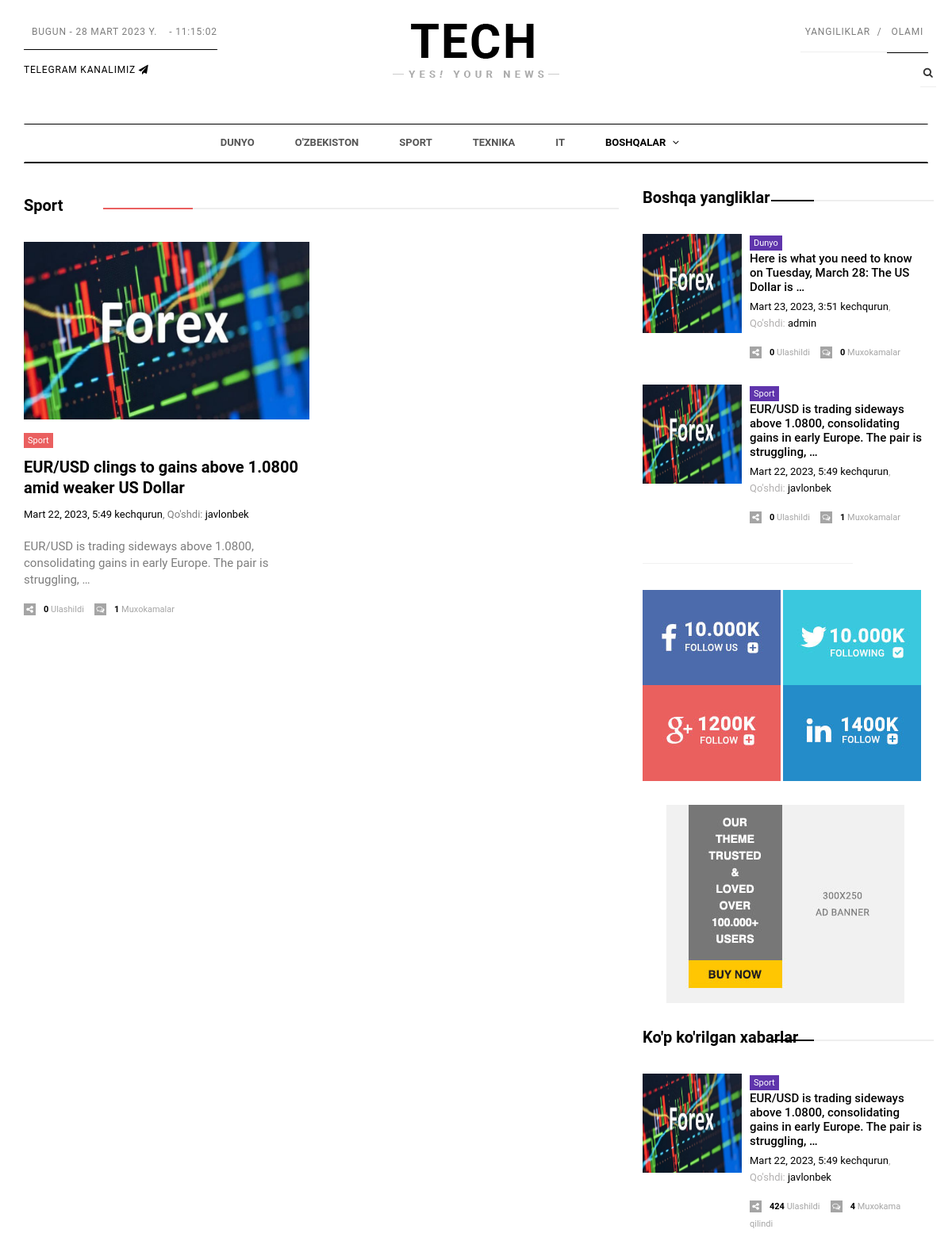
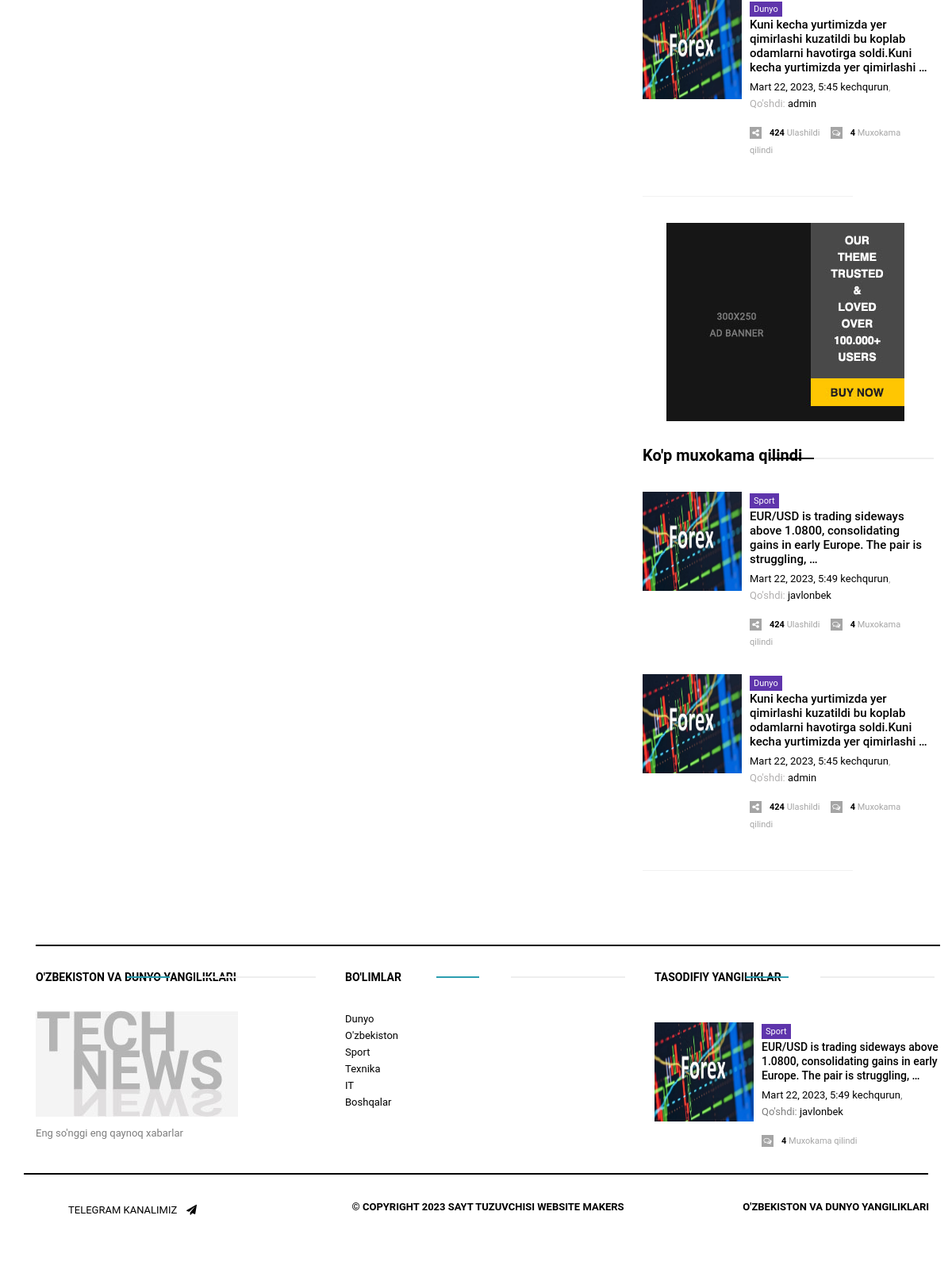
/category/sport, run on the app's committed database (2 pictures, top to bottom).
### mynews/models.py (models this page shows, shortened)
class Category(models.Model):
	title = models.CharField('Kategoriya nomi *',max_length=50)
	slug = models.SlugField('Kalit so`z *',max_length=25, blank=True)
	class Meta:
		verbose_name = 'Kategoriya'
		verbose_name_plural = 'Kategoriyalar'
	def __str__(self):
		return "{}".format(self.title)
	def get_absolute_url(self):
		return reverse ('mynews:category_view', kwargs={'category_slug':self.slug})

class News(models.Model):
	category = models.ForeignKey(Category, on_delete = models.CASCADE, verbose_name="Kategoriya *")
	subcategory = models.ForeignKey(SubCategory, on_delete = models.PROTECT, verbose_name="SubKategoriya ",blank=True, null=True)
	title = models.CharField('Yanglik nomi *',max_length=90)
	slug = models.SlugField('Kalit so`z *',max_length=25)
	description = models.TextField('Yanglik matni *',max_length=1550)
	views = models.PositiveIntegerField("Ko'rildi",default=0, blank=True)
	home = models.BooleanField("Bosh saxifaga",default=False)
	popular = models.BooleanField("Populyar",default=False)
	slider = models.BooleanField("Sliderga",default=False)
	shared = models.PositiveIntegerField("Ulashishlar soni",default=0, blank=True)
	comment = models.PositiveIntegerField("Muxokamalar soni",default=0, blank=True)
	info = models.CharField('Qisqa ma`lumot masalan yangi,new,ko`p ko`rildi kabi',max_length=5, blank=True)
	image_one = models.ImageField("Foto bosh saxifaga N:1 850x630px",upload_to=image_folder, blank=True)
	image_two = models.ImageField("Foto bosh saxifaga N:2 670x390", upload_to=image_folder,blank=True)
	image_there = models.ImageField("Foto boshqalar N:3 700x600*", upload_to=image_folder,blank=True)
	added = models.ForeignKey(settings.AUTH_USER_MODEL, on_delete=models.CASCADE,null=True , verbose_name="Qo'shdi")
	avialable = models.BooleanField("Status",default=True)
	reg_data = models.DateTimeField("Qo'shilgan sana",auto_now_add=True)
	updated = models.DateField("Yangilandi",auto_now=True)
	class Meta:
		verbose_name = 'Yangilik'
		verbose_name_plural = 'Yangiliklar'
	def __str__(self):
		return "{}".format(self.title)
	def get_absolute_url(self):
		return reverse ('mynews:news_view', kwargs={'news_slug':self.slug})

### mynews/views.py (the view)
# urls.py: path('category/<str:category_slug>',views.CategoryView.as_view(), name="category_view" ),
class CategoryView(View):
	def get(self, request, category_slug):
		print(request)
		try:
			category = get_object_or_404(Category, slug__iexact=category_slug)
		except:
			c = get_object_or_404(SubCategory, slug__iexact=category_slug)
			category = c.category
			print('C cat {}'.format(c))
			print('Category {}'.format(category))
		news = News.objects.filter(category=category)
		context = {'news':news,'category':category}
		return render(request, 'category.html', context)

### templates/category.html (shortened to what this page needs)
{% extends 'wrapper.html'%}
{% load static %}
{% block content %}
<section id="category_section" class="category_section">
<div class="container">
<div class="row">
<div class="col-md-8">
<div class="category_section tablet">
    <div class="article_title header_pink">
        <h2><a href="{{ category.get_absolute_url}}" target="_self">{{ category }}</a></h2>
    </div>
    <div class="category_article_wrapper">
        <div class="row">
            {% if news %}
            {% for n in  news %}
            <div class="col-md-6">
                <div class="category_article_body">
                    <div class="top_article_img">
                        <a href="{{ n.get_absolute_url}}" target="_self"><img class="img-responsive" src="{{ n.image_one.url }}"
                                                                   alt="feature-top">
                        </a>
                    </div>
                    <span class="tag pink"><a href="{{ n.category.get_absolute_url }}" target="_self">{{ n.category }}</a></span>
                    <div class="category_article_title">
                        <h2><a href="{{ n.get_absolute_url }}" target="_self">{{ n }} </a></h2>
                    </div>
                    <div class="article_date"><a href="{{ n.get_absolute_url}}">{{ n.reg_data}}</a>, Qo'shdi: <a href="#">{{ n.added }}</a></div>
                    <div class="category_article_content">
                       {{ n.description|truncatewords:15}}
                    </div>
                    <div class="media_social">
                        <span><a href="#"><i class="fa fa-share-alt"></i>{{ n.shared}} </a> Ulashildi</span>
                        <span><i class="fa fa-comments-o"></i><a href="#">{{ n.comment }}</a> Muxokamalar</span>
                    </div>
                </div>
            </div>
            {% endfor %}
            {% endif %}
        </div>
        <br>
</div>
</div>
</div>
<div class="col-md-4">
<div class="widget">
    <div class="widget_title widget_black">
        <h2><a href="#">Boshqa yangliklar</a></h2>
    </div>
    {% if popular %}
    {% for n in popular %}
   <div class="media">
                    <div class="media-left">
            <a href="{{ n.get_absolute_url}}"><img class="media-object" src="{{ n.image_one.url}}"
                                       width="125" height="125" alt="Generic placeholder image"></a>
                    </div>
                    <div class="media-body">
                        <a href="{{ n.category.get_absolute_url}}"><span class="tag purple">{{ n.category }}</span></a>
                        <h3 class="media-heading"><a href="{{ n.get_absolute_url}}" target="_self">{{ n.description|truncatewords:15}}</a></h3>
                        <span class="media-date"><a href="{{ n.get_absolute_url}}">{{ n.reg_data}}</a>, Qo'shdi: <a href="#">{{ n.added }}</a></span>
                        <div class="media_social">
                            <span><a href="#"><i class="fa fa-share-alt"></i>{{ n.shared }}</a> Ulashildi</span>
                            <span><a href="#"><i class="fa fa-comments-o"></i>{{ n.comment}}</a> Muxokamalar</span>
                        </div>
                    </div>
                </div>
                {% endfor %}
            {% endif %}
</div>
<div class="widget hidden-xs m30">
    <img class="img-responsive adv_img" src="assets/img/right_add1.jpg" alt="add_one">
    <img class="img-responsive adv_img" src="assets/img/right_add2.jpg" alt="add_one">
    <img class="img-responsive adv_img" src="assets/img/right_add3.jpg" alt="add_one">
    <img class="img-responsive adv_img" src="assets/img/right_add4.jpg" alt="add_one">
</div>
<div class="widget hidden-xs m30">
    <img class="img-responsive widget_img" src="assets/img/right_add5.jpg" alt="add_one">
</div>
<div class="widget reviews m30">
    <div class="widget_title widget_black">
        <h2><a href="#">Ko'p ko'rilgan xabarlar</a></h2>
    </div>
    {% if reviews %}
    {% for n in reviews %}
   <div class="media">
                    <div class="media-left">
            <a href="{{ n.get_absolute_url }}"><img class="media-object" src="{{ n.image_one.url}}"
                                       width="125" height="125" alt="Generic placeholder image"></a>
                    </div>
                    <div class="media-body">
                        <span class="tag purple">{{ n.category }}</span>
                        <h3 class="media-heading"><a href="{{ n.get_absolute_url }}" target="_self">{{ n.description|truncatewords:15}}</a></h3>
                        <span class="media-date"><a href="{{ n.get_absolute_url }}">{{ n.reg_data}}</a>, Qo'shdi: <a href="#">{{ n.added }}</a></span>
                        <div class="media_social">
                            <span><a href="#"><i class="fa fa-share-alt"></i>424</a> Ulashildi</span>
                            <span><a href="#"><i class="fa fa-comments-o"></i>4</a> Muxokama qilindi</span>
                        </div>
                    </div>
                </div>
                {% endfor %}
            {% endif %}
</div>
<div class="widget hidden-xs m30">
    <img class="img-responsive widget_img" src="assets/img/right_add6.jpg" alt="add_one">
</div>
<div class="widget m30">
    <div class="widget_title widget_black">
        <h2><a href="#">Ko'p muxokama qilindi</a></h2>
    </div>
    {% if reviews %}
    {% for n in reviews %}
   <div class="media">
        <div class="media-left">
            <a href="{{ n.get_absolute_url }}">
            <img class="media-object" src="{{ n.image_one.url}}"
                                       width="125" height="125" alt="Generic placeholder image">
                                   </a>
                    </div>
                    <div class="media-body">
                        <span class="tag purple">{{ n.category }}</span>
                        <h3 class="media-heading"><a href="{{ n.get_absolute_url }}" target="_self">{{ n.description|truncatewords:15}}</a></h3>
                        <span class="media-date"><a href="{{ n.get_absolute_url }}">{{ n.reg_data}}</a>, Qo'shdi: <a href="#">{{ n.added }}</a></span>
                        <div class="media_social">
                            <span><a href="#"><i class="fa fa-share-alt"></i>424</a> Ulashildi</span>
                            <span><a href="#"><i class="fa fa-comments-o"></i>4</a> Muxokama qilindi</span>
                        </div>
                    </div>
                </div>
                {% endfor %}
            {% endif %}
</div>
</div>
</div>
</div>
</section>
{% endblock %}

### templates/wrapper.html (shortened to what this page needs)
<!DOCTYPE html>
{% load static %}
<html>
<head>
<link href="{% static 'assets/css/bootstrap.min.css' %}" rel="stylesheet">
<link href="{% static 'assets/fonts/font-awesome/font-awesome.min.css' %}" rel="stylesheet">
<link href="{% static 'assets/css/mobile-menu.css' %}" rel="stylesheet">
<link href="{% static 'assets/css/owl.carousel.css' %}" rel="stylesheet">
<link href="{% static 'assets/css/glip.css' %}" rel="stylesheet">
<link href="{% static 'assets/css/owl.theme.default.min.css' %}" rel="stylesheet">
<link href="{% static 'assets/css/style.css' %}" rel="stylesheet">
</head>
<body id="page-top" data-spy="scroll" data-target=".navbar">
<div id="main-wrapper">
<div class="uc-mobile-menu-pusher">
<div class="content-wrapper">
<section id="header_section_wrapper" class="header_section_wrapper">
<div class="container">
<div class="header-section">
<div class="row">
<div class="col-md-4">
<div class="left_section">
       <span class="date">
  <span class="breadcrumb-item "style="padding-left: 10px;"><span id="doc_time">
</span>
</span>
<div class="social">
 <a class="icons-sm fb-ic" href="#">Telegram kanalimiz <i class="fa fa-send"></i></a>
</div>
</div>
</div>
<div class="col-md-4">
<div class="logo">
<a href="{% url 'mynews:index' %}"><img src="{% static 'assets/img/logo.png' %}" alt="Tech NewsLogo"></a>
</div>
</div>
<div class="col-md-4">
<div class="right_section">
<ul class="nav navbar-nav">
<li><a href="#">Yangiliklar</a></li>
<li><a href="#">Olami</a></li>
</ul>
<ul class="nav-cta hidden-xs">
<li class="dropdown"><a href="#" data-toggle="dropdown" class="dropdown-toggle"><i
class="fa fa-search"></i></a>
</li>
</ul>
</div>
</div>
</div>
</div>
<div class="navigation-section">
<nav class="navbar m-menu navbar-default">
<div class="container">
<div class="collapse navbar-collapse" id="#navbar-collapse-1">
<ul class="nav navbar-nav main-nav">
    {% for c in categories %}
{% if c.subcategory_set.all %}
<li class="dropdown m-menu-fw"><a href="{{ c.get_absolute_url }}" data-toggle="dropdown" class="dropdown-toggle">{{ c }}
<span><i class="fa fa-angle-down"></i></span></a>
</li>
{% else %}
<li class="active"><a href="{{ c.get_absolute_url }}">{{ c }}</a></li>
{% endif %}
{% endfor %}
</ul>
</div>
</div>
</nav>
</div>
</div>
</section>
{% block content %}
{% endblock %}
<section id="footer_section" class="footer_section">
    <div class="container">
        <hr class="footer-top">
        <div class="row">
            <div class="col-md-4">
                <div class="footer_widget_title"><h3><a href="category.html" target="_self">O'ZBEKISTON VA DUNYO YANGILIKLARI</a></h3></div>
                <div class="logo footer-logo">
                    <a title="fontanero" href="index.html">
                        <img src="{% static 'assets/img/tech_about.jpg' %}" alt="technews">
                    </a>
                    <p>Eng so'nggi eng qaynoq xabarlar</p>
                </div>
            </div>
            <div class="col-md-4">
                <div class="footer_widget_title">
                    <h3><a href="category.html" target="_self">Bo'limlar</a></h3>
                </div>
                <div class="row">
                    <div class="col-xs-12">
                        <ul class="list-unstyled left">
                            {% for c in categories %}
                            <li><a href="{{ c.get_absolute_url}}">{{ c }}</a></li>
                            {% endfor %}
                        </ul>
                    </div>
                </div>
            </div>
            <div class="col-md-4">
                <div class="footer_widget_title">
                    <h3><a href="#" target="_self">Tasodifiy yangiliklar</a></h3>
                </div>
               {% if footer %}
    {% for n in footer %}
   <div class="media">
                    <div class="media-left">
            <a href="{{ n.get_absolute_url}}"><img class="media-object" src="{{ n.image_one.url}}"
                                       width="125" height="125" alt="Generic placeholder image"></a>
                    </div>
                    <div class="media-body">
                        <span class="tag purple">{{ n.category }}</span>
                        <h3 class="media-heading"><a href="{{ n.get_absolute_url}}" target="_self">{{ n.description|truncatewords:15}}</a></h3>
                        <span class="media-date"><a href="{{ n.get_absolute_url}}">{{ n.reg_data}}</a>, Qo'shdi: <a href="#">{{ n.added }}</a></span>
                        <div class="media_social">
                            <span><a href="#"><i class="fa fa-comments-o"></i>4</a> Muxokama qilindi</span>
                        </div>
                    </div>
                </div>
                {% endfor %}
            {% endif %}
            </div>
        </div>
    </div>
    <div class="footer_bottom_Section">
        <div class="container">
            <div class="row">
                <div class="footer">
                    <div class="col-sm-3">
                        <div class="social">
                            <a class="icons-sm fb-ic">Telegram kanalimiz <i class="fa fa-send"></i></a>
                        </div>
                    </div>
                    <div class="col-sm-6">
                        <p>&copy; Copyright 2023 Sayt  Tuzuvchisi   <a href="http://instagram.com/j.torajonov">Website makers</a> </p>
                    </div>
                    <div class="col-sm-3">
                        <p>O'zbekiston va Dunyo yangiliklari</p>
                    </div>
                </div>
            </div>
        </div>
    </div>
</section>
</div>
</div>
<div class="uc-mobile-menu uc-mobile-menu-effect">
    <div>
        <div>
<div class="head-search">
    <form role="form">
        <div class="input-group" style="padding-top:10px; width:92%; margin:0px auto;">
                   placeholder="Kalit so'zni kiriting"> <span class="input-group-btn">
        <button type="submit" style="height:35px;" class="btn btn-primary">Qidiruv</button></span>
    </div>
    </form>
</div>
            <ul id="menu">
                {% for c in categories %}
                {% if c.subcategory_set.all %}
                           <li class="dropdown m-menu-fw"><a href="#" data-toggle="dropdown" class="dropdown-toggle">{{ c }}
                    <span></span></a>
                </li>
                {% else %}
                <li class="active"><a href="{{ c.get_absolute_url }}">{{ c }}</a></li>
              {% endif %}
              {% endfor %}
            </ul>
        </div>
    </div>
</div>
</div>
</body>
</html>

### data on the page
Category: title "DUNYO", title "Dunyo"
Category: title "O'ZBEKISTON", title "O'zbekiston"
Category: title "SPORT", title "Sport"
Category: title "TEXNIKA", title "Texnika"
Category: title "IT"
Category: title "BOSHQALAR", title "Boshqalar"
News: image_one (picture), category "Sport", title "EUR/USD clings to gains above 1.0800 amid weaker US Dollar", reg_data "Mart 22, 2023, 5:49 kechqurun", added "javlonbek", description "EUR/USD is trading sideways above 1.0800, consolidating gains in early Europe. The pair is struggling, …", shared "0", comment "1"
News: image_one (picture), category "Dunyo", description "Here is what you need to know on Tuesday, March 28: The US Dollar is …", reg_data "Mart 23, 2023, 3:51 kechqurun", added "admin", shared "0", comment "0"
News: image_one (picture), category "Dunyo", description "Kuni kecha yurtimizda yer qimirlashi kuzatildi bu koplab odamlarni havotirga soldi.Kuni kecha yurtimizda yer qimirlashi …", reg_data "Mart 22, 2023, 5:45 kechqurun", added "admin"
